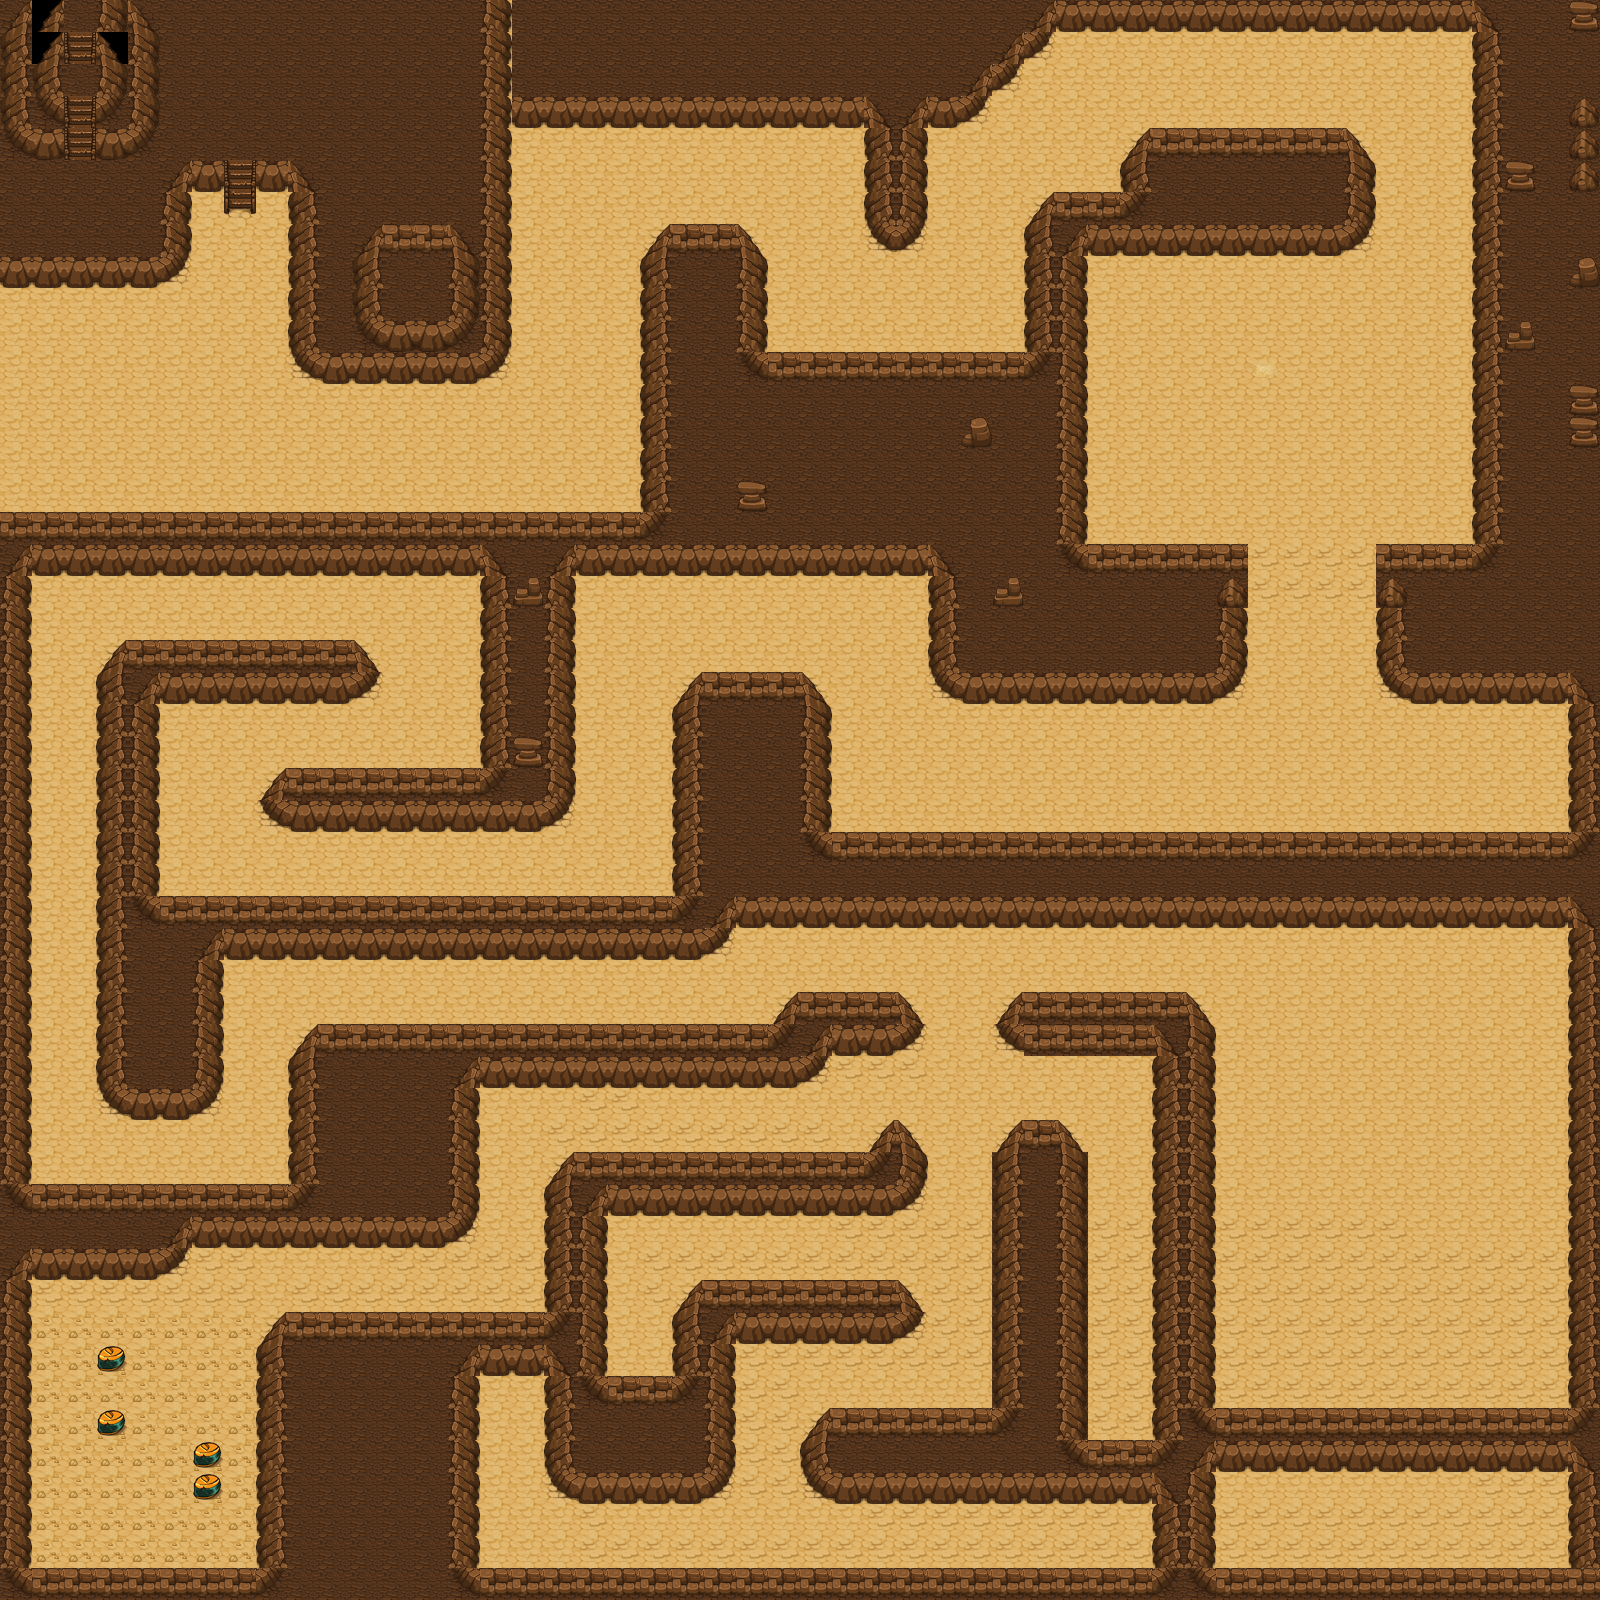

A level layout from a 2D game, rendered from its tile map. Below: a short description, then the map file with tile-grid data replaced by summaries:
An orthogonal 50x50 tile map with 32x32 px tiles, 2 tile layers (BackGround, pecas), 2 tilesets and 4 objects.

<map version="1.0" orientation="orthogonal" renderorder="right-down" width="50" height="50" tilewidth="32" tileheight="32" nextobjectid="171">
 <tileset firstgid="1" name="Bones_A" tilewidth="32" tileheight="32" tilecount="128" columns="8">
  <image source="Bones_A.png" width="256" height="512" />
 </tileset>
 <tileset firstgid="129" name="Bones_B" tilewidth="32" tileheight="32" tilecount="256" columns="16">
  <image source="Bones_B.png" width="512" height="512" />
 </tileset>
 <layer name="BackGround" width="50" height="50">
  <data>[2500 cells, 2500 non-empty, 30 distinct tile ids]</data>
 </layer>
 <layer name="pecas" width="50" height="50">
  <data>[2500 cells, 12 non-empty, 2 distinct tile ids]</data>
 </layer>
 <objectgroup name="peças">
  <object id="167" x="192.333" y="1441.33" width="30.6667" height="30.3333" />
  <object id="168" x="193" y="1473.67" width="29.6667" height="28" />
  <object id="169" x="96.6667" y="1409.33" width="29.6667" height="29" />
  <object id="170" x="97" y="1344.67" width="29.3333" height="30.6667" />
 </objectgroup>
</map>
